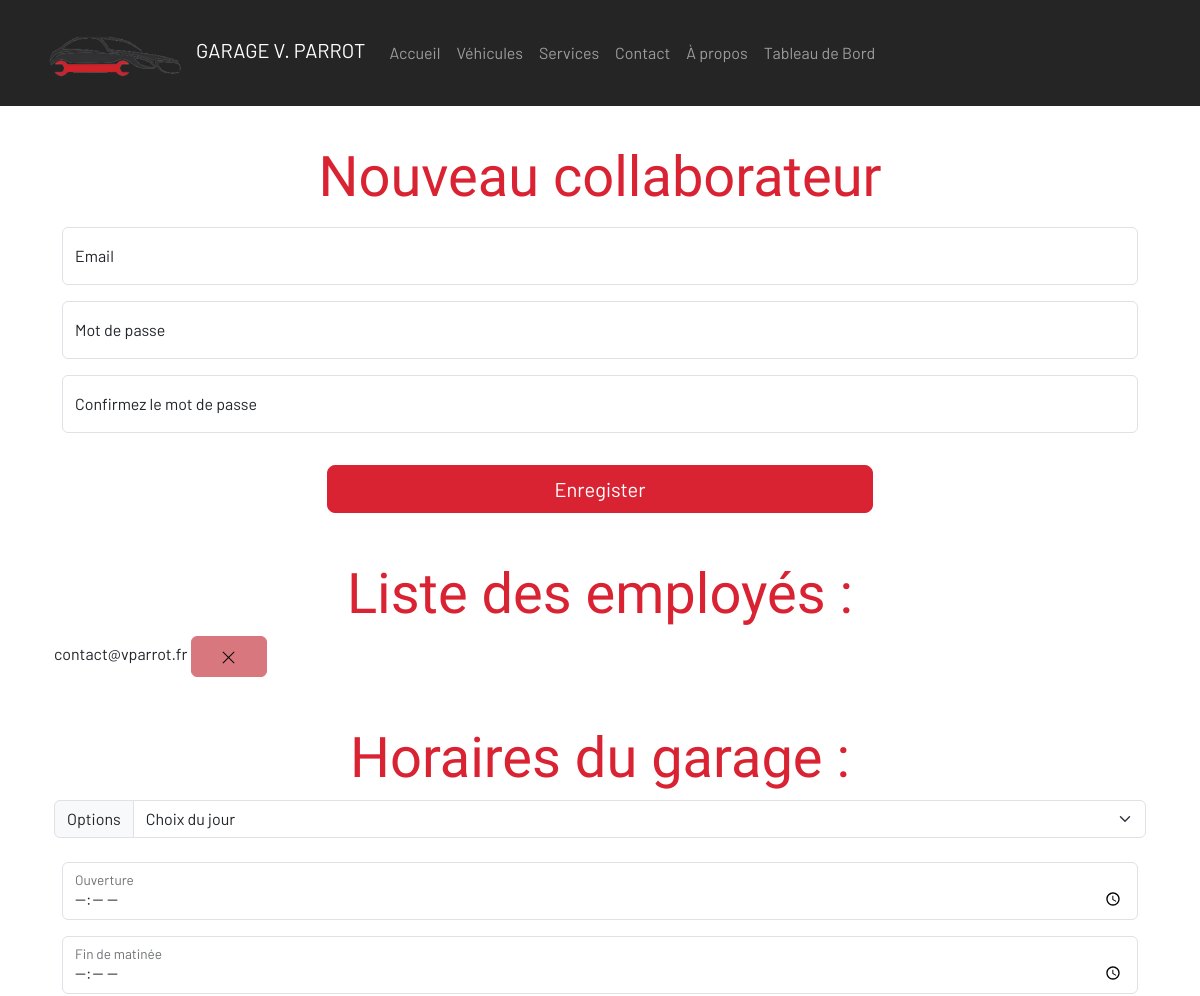
The page /index.php?page=dashboard (signed in, upper part) on the database as committed earlier.
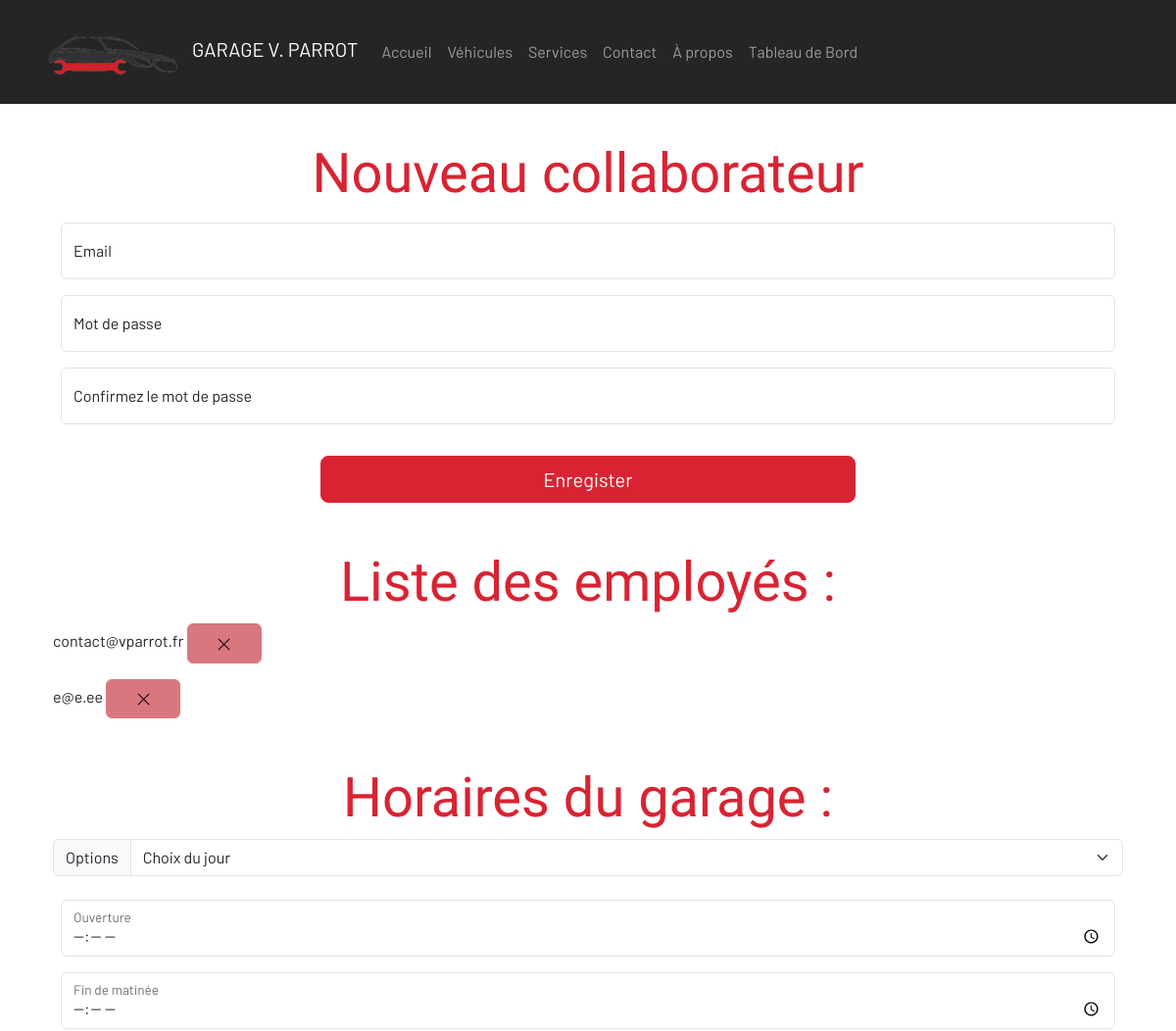
The same page on the database as committed later.
### tables this page shows
CREATE TABLE `user` (
  `id` int(11) NOT NULL,
  `email` text NOT NULL,
  `password` text NOT NULL,
  `secret` text NOT NULL,
  `creation_date` int(11) NOT NULL DEFAULT current_timestamp()
);

### controller/controller.php (called while the page is built, shortened)
<?php
    function dashboard() {
        require('model/modelAddTestimonal.php');
        require('view/dashboardView.php');
    };
?>

### model/modelConnectionDB.php (called while the page is built, shortened)
<?php
    try {
        $bdd = new PDO('mysql:host=localhost;dbname=garage_parrot;charset=utf8', 'root', '');
    } catch(Exception $e) {
        die('Erreur : ' .$e->getMessage());
    };
    $users        = $bdd->query('SELECT * FROM user');
?>

### view/base.php (the view, shortened to what this page needs)
<!DOCTYPE html>
<html lang="fr">
    <head>
        <link rel="stylesheet" href="http://code.jquery.com/ui/1.12.1/themes/base/jquery-ui.css">
        <link rel="stylesheet" href="./design/defaut.css">
    </head>
    <body>
        <header>
            <nav class="navbar fixed-top navbar-dark bg-dark navbar-expand-md" id="menu">
                <div class="container">
                    <div class="navbar-brand">
                        <img src="./public/assets/logouni.png" alt="logo">
                        GARAGE V. PARROT
                    </div>
                <div class="collapse navbar-collapse" id="smallNav">
                    <ul class="navbar-nav">
                        <li class="nav-item">
                            <a href="index.php?page=home" class="nav-link">Accueil</a>
                        </li>
                        <li class="nav-item">
                            <a href="#cars" class="nav-link">Véhicules</a>
                            </li>
                        <li class="nav-item">
                            <a href="#services" class="nav-link">Services</a>
                            </li>
                        <li class="nav-item">
                            <a href="#contact" class="nav-link">Contact</a>
                            </li>
                        <li class="nav-item">
                            <a href="#about" class="nav-link">À propos</a>
                            </li>
                            <?php if(isset($_SESSION['connect'])) { ?>
                        <li class="nav-item">
                            <a href="index.php?page=dashboard" class="nav-link">Tableau de Bord</a>
                            </li>
                            <?php } ?>
                        </ul>
                </div>
            </nav>
        </header>
        <main class="container pt-5">
            <?= $content ?>
        </main>
                            <?php
                                require('./model/modelConnectionDB.php');
                            ?>
    </body>
</html>

### view/dashboardView.php (shortened to what this page needs)
<div class="container mt-5">
    <?php
    if($_SESSION['id'] == 0) {
    ?>
    <h2 class="pt-5 display-4 text-primary text-center">Nouveau collaborateur</h2>
    <form class="d-flex flex-column" method="POST" action="index.php?page=dashboard">
        <p class="form-floating m-2">
            <input type="email" name="email" class="form-control" id="email" placeholder="dupont@email.com">
            <label for="email">Email</label>
        </p>
        <p class="form-floating m-2">
            <input type="password" name="password" class="form-control" id="password" placeholder="Mot de passe">
            <label for="password">Mot de passe</label>
        </p>
        <p class="form-floating m-2">
            <input type="password" name="passwordTwo" class="form-control" id="passwordTwo" placeholder="Confirmez votre mot de passe">
            <label for="passwordTwo">Confirmez le mot de passe</label>
        </p>
        <button class="w-50 btn btn-lg btn-primary mt-4 align-self-center" type="submit">Enregister</button>
    </form>
    <h2 class="mt-5 display-4 text-primary text-center">Liste des employés : </h2>
    <?php
    require('./model/modelConnectionDB.php');
    while($user = $users->fetch()) {
    ?>
        <p>
            <?= $user['email'] ?>
                <a
                    href='./model/modelDeleteUser.php?id=<?=$user["id"]?>'
                    type="button"
                    class="btn btn-info">
                    <img class="w-50" src="./public/assets/multiplier.png" alt="Image de suppression">
                </a>
        </p>
    <?php
    }
    ?>
    <h2 class="mt-5 display-4 text-primary text-center">Horaires du garage : </h2>
    <form class="d-flex flex-column" method="POST" action="index.php?page=dashboard">
        <div class="input-group mb-3">
            <label  class="input-group-text" for="inputGroupSelect01">Options</label>
            <select name="schedule" class="form-select" id="inputGroupSelect01">
                <option selected>Choix du jour</option>
            </select>
        </div>
        <p class="form-floating m-2">
            <input type="time" name="morningStart" class="form-control" id="morningStart" placeholder="Ouverture">
            <label for="morningStart">Ouverture</label>
        </p>
        <p class="form-floating m-2">
            <input type="time" name="morningEnd" class="form-control" id="morningEnd" placeholder="Fin de matinée">
            <label for="morningEnd">Fin de matinée</label>
        </p>
    </form>
    <?php } ?>
</div>
<?php
    $content = ob_get_clean();
    require('base.php');
?>

Rows that differ between the two databases and show on the page:
added user: email "e@e.ee"
